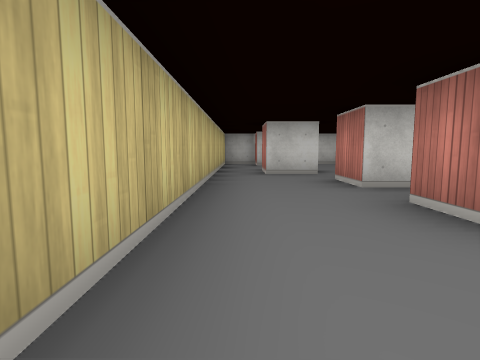
view 1 (above)

12 first-person views from a walk through a cub3D level. The camera is about half as high as the walls, tilts 6° down and sees 80° across. The floor is counted in squares. Each view is taken from the middle of a square. On the plan, view 1 faces up. The plan holds only what a view shows up to about 9 squares ahead; the rest is blank.

view 2
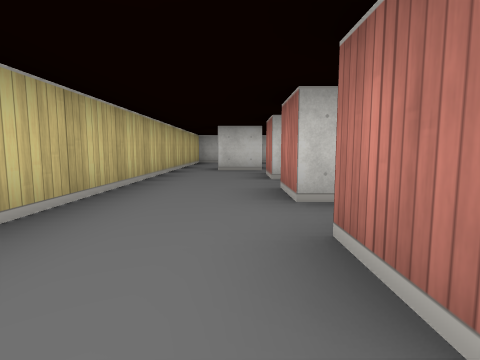

view 3
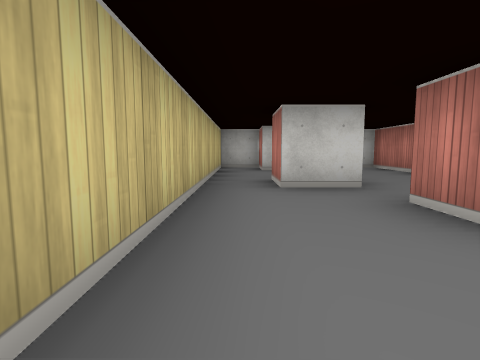

view 4
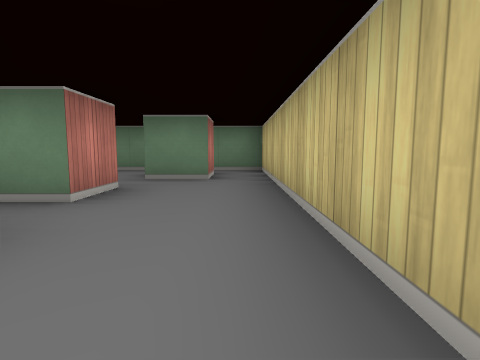

view 5
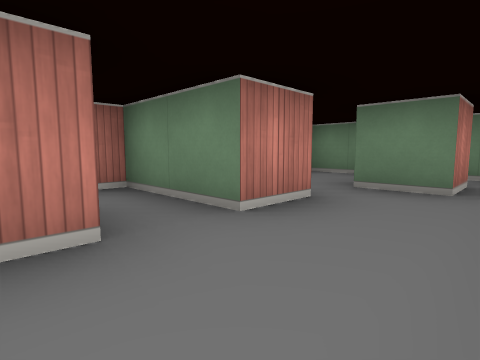

view 6
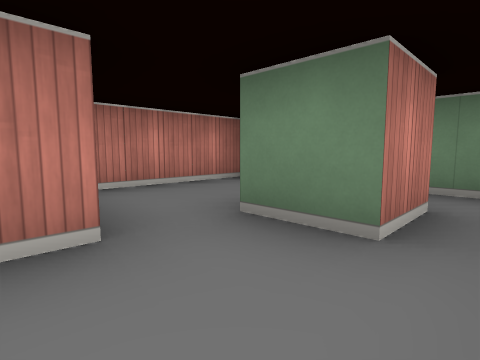

view 7
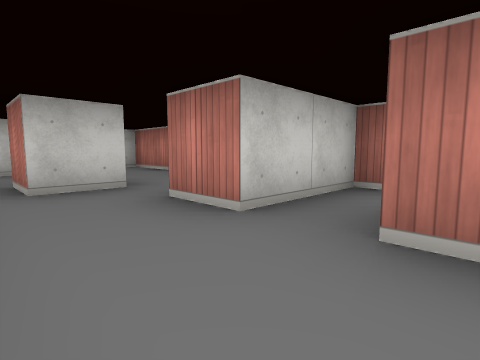

view 8
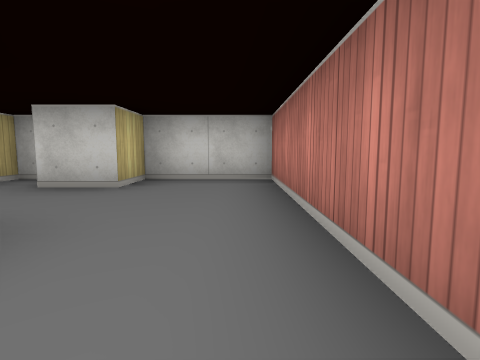

view 9
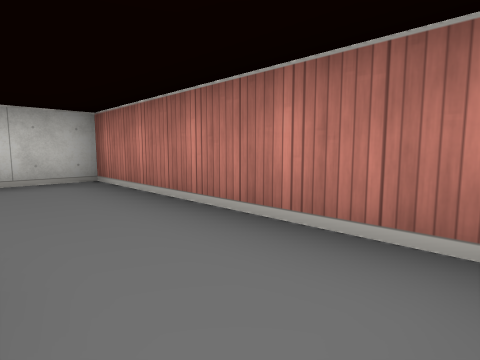

view 10
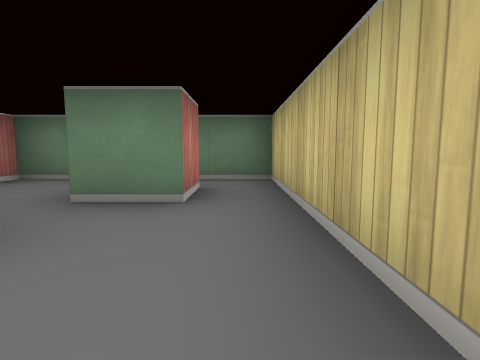

view 11
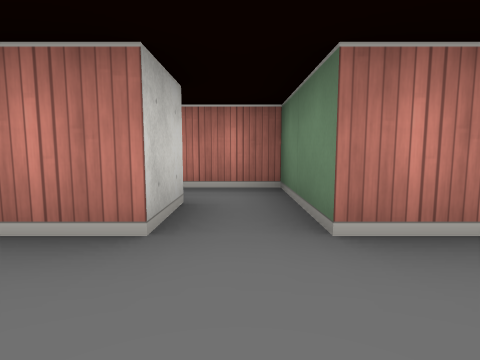

view 12
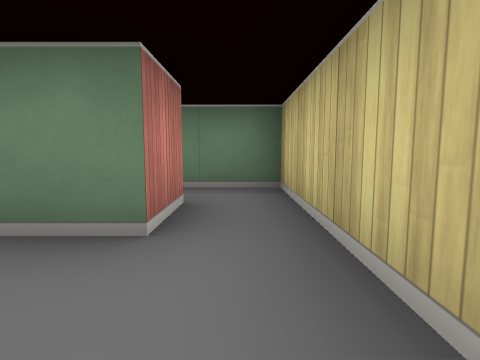

### Floor plan
Points are (right, up) in squares from view 1. A wall is a line through its corners. A room is listed if a view was taken in it or the views show most of it. See-through windows are left out.
Room 1 (views 1, 3, 4, 5, 6, 7, 10, 11, 12)
walls: (2.5, 1.5) (1.5, 1.5) (1.5, 2.5); (1.5, -0.6) (1.5, 0.5) (3.5, 0.5) (3.5, 3.5) (1.5, 3.5) (1.5, 4.5); (-0.5, 4.5) (-0.5, -0.5)
ways out: opening at (0.5, 0) to room 2; opening at (0.5, 4) to room 3
Room 2 (view 2)
walls: (0.5, -2.6) (0.5, -1.5) (1.5, -1.5); (-0.5, -0.5) (-0.5, -3.5) (3.5, -3.5) (3.5, -1.1)
ways out: opening at (0.5, 0) to room 1
Room 3 (views 8, 9)
walls: (1.6, 5.5) (0.5, 5.5) (0.5, 6.5); (3.5, 5) (3.5, 9.5) (1.5, 9.5) (1.5, 8.5) (0.5, 8.5) (0.5, 9.5) (-0.5, 9.5) (-0.5, 4.5)
ways out: opening at (0.5, 4) to room 1

Where each view was taken, in squares from view 1:
view 1: 0 up, 0 right, facing up
view 2: 1 down, 1 right, facing up
view 3: 2 up, 0 right, facing up
view 4: 3 up, 0 right, facing down
view 5: 2 up, 0 right, facing down-right
view 6: 0 up, 0 right, facing down-right
view 7: 2 up, 0 right, facing up-right
view 8: 5 up, 3 right, facing up
view 9: 5 up, 2 right, facing up-right
view 10: 1 up, 0 right, facing down
view 11: 1 up, 0 right, facing right
view 12: 0 up, 0 right, facing down
